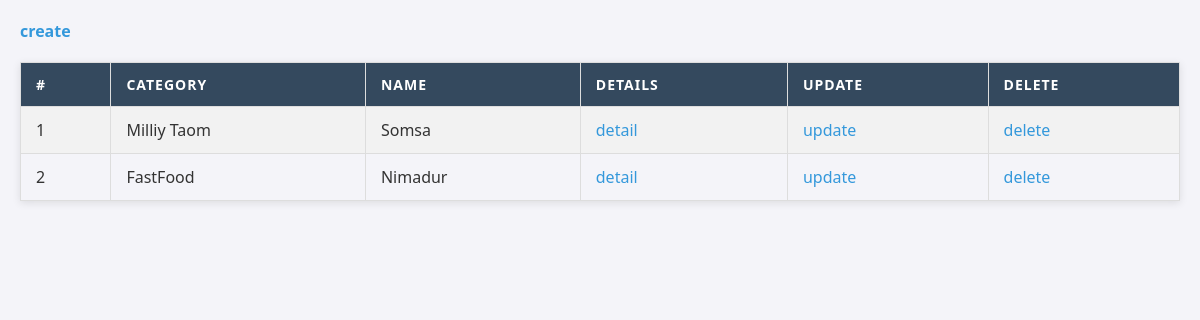
The app's page /main/back-office/product/list with its own data.
### Goods/models.py (models this page shows, shortened)
class Product(models.Model):
    name = models.CharField(max_length=255)
    quantity = models.PositiveIntegerField(default=1)
    price = models.DecimalField(max_digits=8, decimal_places=2)
    category = models.ForeignKey(Category, on_delete=models.CASCADE, related_name='products')
    description = models.TextField()

class Category(models.Model):
    name = models.CharField(max_length=255)
    title = models.TextField()
    img = models.ImageField(upload_to='category_img')

### Goods/back-office/product/views.py (the view)
# urls.py: path('list', views.listProduct, name='listProduct'),
def listProduct(request):
    queryset = models.Product.objects.all()
    context = {}
    context['queryset'] = queryset
    return render(request, 'back-office/product/list.html',context)

### templates/back-office/product/list.html (shortened to what this page needs)
<!DOCTYPE html>
{% load static %}
<html lang="en">
<head>
    <link rel="stylesheet" href="{% static 'assets/css/productList.css' %}">
</head>
<body>
    <a href="{% url 'createProduct' %}">create</a>
    <table>
        <tr>
            <th>#</th>
            <th>category</th>
            <th>name</th>
            <th>Details</th>
            <th>Update</th>
            <th>Delete</th>
        </tr>
        {% for product in queryset %}
        <tr>
            <td>{{forloop.counter}}</td>
            <td>{{product.category.name}}</td>
            <td>{{product.name}}</td>
            <td><a href="{% url 'detailProduct' product.id %}">detail</a></td>
            <td><a href="{% url 'updateProduct' product.id %}">update</a></td>
            <td><a href="{% url 'deleteProduct' product.id %}">delete</a></td>
        </tr>
        {% endfor %}
    </table>
</body>
</html>

### static/assets/css/productList.css (style rules this page uses)
body { font-family: 'Segoe UI', Tahoma, Geneva, Verdana, sans-serif; margin: 20px; background-color: #f4f4f9; color: #333; }
a { color: #3498db; text-decoration: none; font-weight: bold; transition: color 0.3s ease; }
table { width: 100%; border-collapse: collapse; margin-top: 20px; box-shadow: 0 2px 8px rgba(0, 0, 0, 0.1); }
th, td { border: 1px solid #ddd; padding: 12px 15px; text-align: left; transition: background-color 0.3s ease; }
th { background-color: #34495e; color: #fff; text-transform: uppercase; font-size: 14px; letter-spacing: 1px; }
tr:nth-child(even) { background-color: #f2f2f2; }
td a { color: #3498db; text-decoration: none; font-weight: normal; }

### records on screen
Product: category.name "Milliy Taom", name "Somsa"
Product: category.name "FastFood", name "Nimadur"
